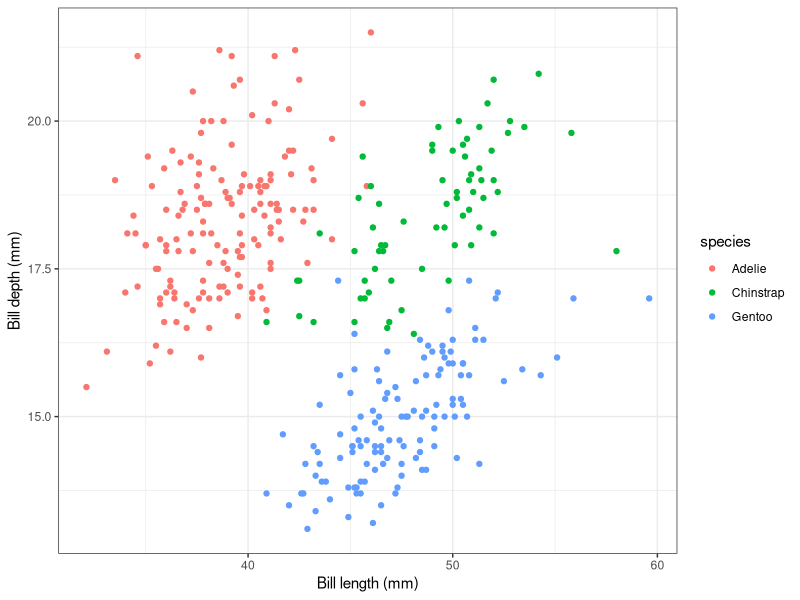
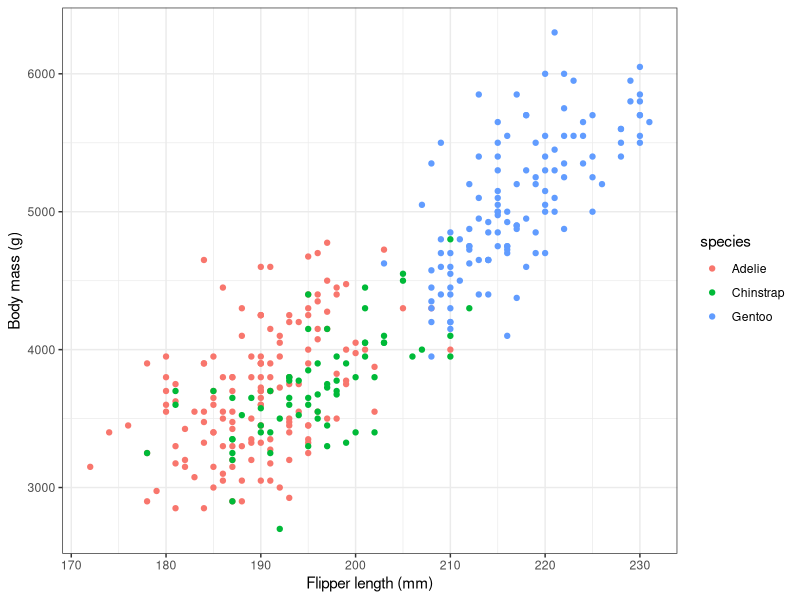

R code for these plots, in order:
## ---- chunk 1
# In this chunk, we set 

knitr::opts_chunk$set(echo = TRUE, message = FALSE, warning = FALSE)
## ---- chunk 2
library(palmerpenguins)
library(tidyverse)
## ---- chunk 3
penguins
## ---- chunk 4
ggplot(penguins) +
  geom_point(aes(x = bill_length_mm, y = bill_depth_mm, color = species)) +
  labs(x = "Bill length (mm)", y = "Bill depth (mm)") +
  theme_bw()
## ---- chunk 5
ggplot(penguins) +
  geom_point(aes(x = flipper_length_mm, y = body_mass_g, color = species)) +
  labs(x = "Flipper length (mm)", y = "Body mass (g)") +
  theme_bw()
